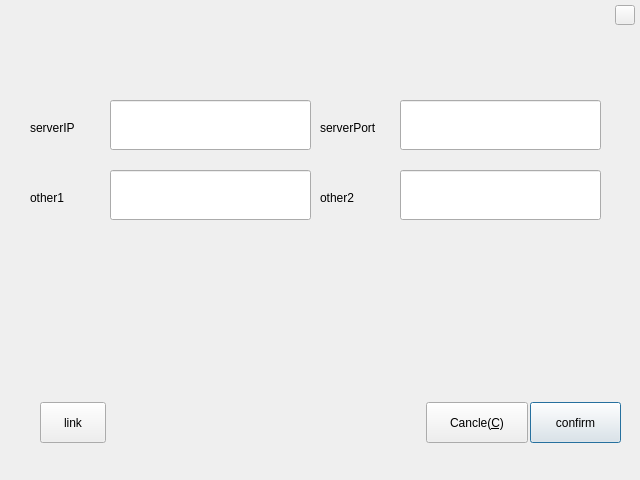
<?xml version="1.0" encoding="UTF-8"?>
<ui version="4.0">
 <class>CSettingDlg</class>
 <widget class="QDialog" name="CSettingDlg">
  <property name="geometry">
   <rect>
    <x>0</x>
    <y>0</y>
    <width>640</width>
    <height>480</height>
   </rect>
  </property>
  <property name="windowTitle">
   <string>Dialog</string>
  </property>
  <widget class="QLabel" name="lb_topbar">
   <property name="geometry">
    <rect>
     <x>0</x>
     <y>0</y>
     <width>641</width>
     <height>31</height>
    </rect>
   </property>
   <property name="text">
    <string/>
   </property>
  </widget>
  <widget class="QLabel" name="lb_serverIP">
   <property name="geometry">
    <rect>
     <x>30</x>
     <y>120</y>
     <width>61</width>
     <height>16</height>
    </rect>
   </property>
   <property name="text">
    <string>serverIP</string>
   </property>
  </widget>
  <widget class="QLineEdit" name="le_ip">
   <property name="geometry">
    <rect>
     <x>110</x>
     <y>100</y>
     <width>201</width>
     <height>50</height>
    </rect>
   </property>
   <property name="text">
    <string/>
   </property>
  </widget>
  <widget class="QLineEdit" name="lineEdit_2">
   <property name="geometry">
    <rect>
     <x>110</x>
     <y>170</y>
     <width>201</width>
     <height>50</height>
    </rect>
   </property>
  </widget>
  <widget class="QLabel" name="lb_serverother1">
   <property name="geometry">
    <rect>
     <x>30</x>
     <y>190</y>
     <width>61</width>
     <height>16</height>
    </rect>
   </property>
   <property name="text">
    <string>other1</string>
   </property>
  </widget>
  <widget class="QLineEdit" name="lineEdit_3">
   <property name="geometry">
    <rect>
     <x>400</x>
     <y>170</y>
     <width>201</width>
     <height>50</height>
    </rect>
   </property>
  </widget>
  <widget class="QLabel" name="lb_serverother2">
   <property name="geometry">
    <rect>
     <x>320</x>
     <y>190</y>
     <width>71</width>
     <height>16</height>
    </rect>
   </property>
   <property name="text">
    <string>other2</string>
   </property>
  </widget>
  <widget class="QLineEdit" name="le_port">
   <property name="geometry">
    <rect>
     <x>400</x>
     <y>100</y>
     <width>201</width>
     <height>50</height>
    </rect>
   </property>
  </widget>
  <widget class="QLabel" name="lb_serverPort">
   <property name="geometry">
    <rect>
     <x>320</x>
     <y>120</y>
     <width>71</width>
     <height>16</height>
    </rect>
   </property>
   <property name="text">
    <string>serverPort</string>
   </property>
  </widget>
  <widget class="QPushButton" name="pb_confirm">
   <property name="geometry">
    <rect>
     <x>530</x>
     <y>402</y>
     <width>91</width>
     <height>41</height>
    </rect>
   </property>
   <property name="text">
    <string>confirm</string>
   </property>
  </widget>
  <widget class="QPushButton" name="pb_test">
   <property name="geometry">
    <rect>
     <x>40</x>
     <y>402</y>
     <width>66</width>
     <height>41</height>
    </rect>
   </property>
   <property name="text">
    <string>link</string>
   </property>
  </widget>
  <widget class="QPushButton" name="pb_cancel">
   <property name="geometry">
    <rect>
     <x>426</x>
     <y>402</y>
     <width>102</width>
     <height>41</height>
    </rect>
   </property>
   <property name="text">
    <string>Cancle(&amp;C)</string>
   </property>
  </widget>
  <widget class="QLabel" name="lb_logo">
   <property name="geometry">
    <rect>
     <x>0</x>
     <y>0</y>
     <width>24</width>
     <height>24</height>
    </rect>
   </property>
   <property name="text">
    <string/>
   </property>
  </widget>
  <widget class="QPushButton" name="pb_close">
   <property name="geometry">
    <rect>
     <x>615</x>
     <y>5</y>
     <width>20</width>
     <height>20</height>
    </rect>
   </property>
   <property name="text">
    <string/>
   </property>
  </widget>
 </widget>
 <resources/>
 <connections/>
</ui>
